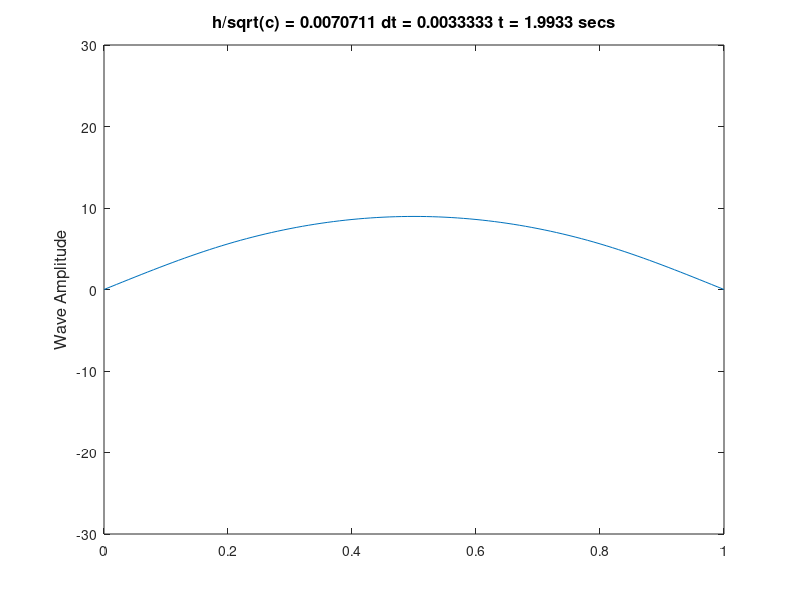

Here is the MATLAB script that generated this plot:
%% Example 1
% dt = 2/600 = 1/300 and h = 1/100 and c = 2
% => 1/300 < 1/(100*sqrt(2))
% => dt < h/sqrt(c)

% Clearing Workspace
close all;
clear all;

% Intializing paramaters
c = 2;
t_max = 2;

x_min = 0;
x_max = 1;



% Intializing Steps sizes
% where x is our space coordinate
% and t is our time coordinate.
spatial_divs_ex1 = 100; 
temporal_divs_ex1 = 600; 
h = (x_max - x_min) / spatial_divs_ex1; % h = 1/100
dt = t_max / temporal_divs_ex1; % dt = 1/300

% Intializing our solution arrays to start
% our explicit difference method.
u = zeros(spatial_divs_ex1+1, 1);
u_prev = zeros(spatial_divs_ex1+1, 1);
u_next = zeros(spatial_divs_ex1+1, 1);

% Calculating the initial condition 
% given by u(x,0) = x(1-x).
for i = 1:spatial_divs_ex1+1
    x = x_min + (i-1)*h;
    u(i) = x*(1 - x);
end

%Solving using the Explicit Difference Method

%for plotting our wave later on.
figure('Name','Example 1: Conditions Met','NumberTitle','off') 
x = x_min:h:x_max;
% If all solutions are used, animation is very slow.
% so not all soloutions are used. 
% It is possible to increase the speed of the animation 
% even more by increasing the step of plot_iter. 
plot_iter = 1 : 3 : temporal_divs_ex1;
% We start our travel in time
for ii = 1:temporal_divs_ex1
    
    % the boundary conditions are given by:
    % u(0,t) = u(1,t) = 0 and we hardcode them.
    u(1) = 0;
    u(spatial_divs_ex1+1) = 0;
   
    % we solve for (u_i)^(m+1) given in the task description.
    for i = 2:spatial_divs_ex1
        u_next(i) = ((-1) * c * (dt^2)/(h^2)) * ((2 * u(i)) - u(i+1) - u(i-1)) + (2 * u(i)) - u_prev(i);
    end
    
    % We update our u's for the next loop.
    u_prev = u;
    u = u_next;
    %Time skip is too small and there is too much frames.
    % The animation is slow. 
    % So we only choose specific solutions to plot.
    if ismember(ii, plot_iter)
        %We plot and add the plot to the Frame Vector F
        plot(x, u);
        ylabel('Wave Amplitude', 'fontSize', 12);
        titlestring = ['h/sqrt(c) = ', num2str(h/sqrt(c)), ' dt = ',num2str(dt), ' t = ',num2str(ii * dt), ' secs'];
        title(titlestring ,'fontsize', 12);                            
        % We have let the movie play and then choose the limits of 
        % our axes to provide a smoother animation.
        axis([x_min x_max -30 30]);
        F = getframe;
    end

end

% frames per second (fps) is set to 10 for a better 
% experience. However, this could be changed.
movie(F,1,10)
